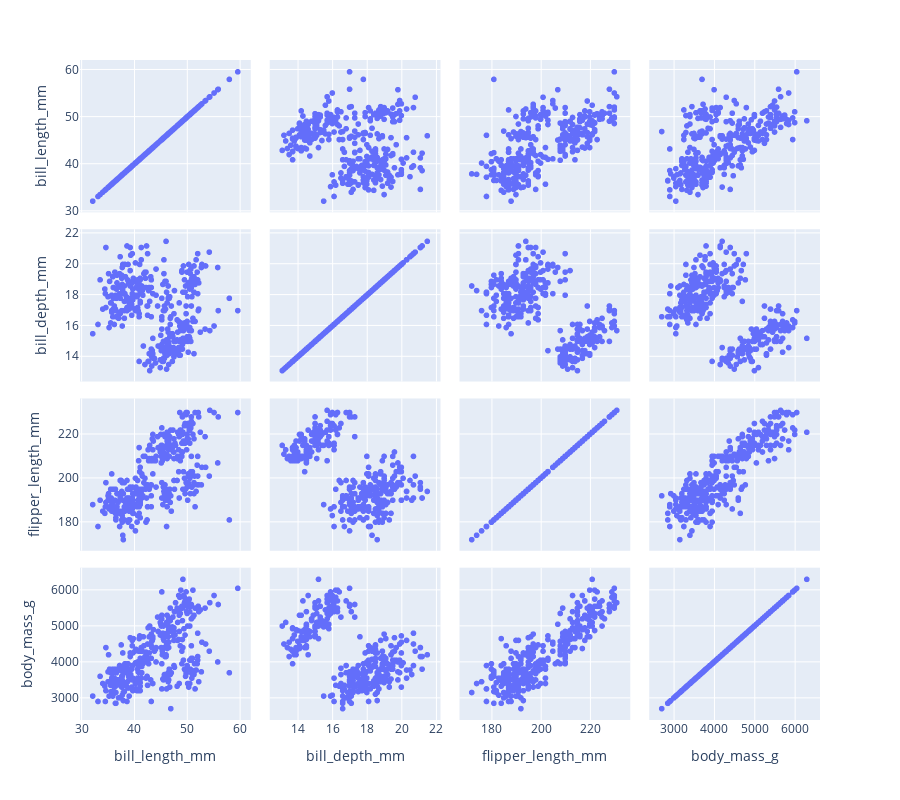

The code cell stored with this chart in its notebook:
### Code cell
fig = px.scatter_matrix(df[['bill_length_mm', 'bill_depth_mm', 'flipper_length_mm', 'body_mass_g']], height=800)
fig.show()

### Figure 1 — Plotly figure (JSON) as saved in the notebook; plotly's stock layout.template omitted (floating-point values rounded to 4 significant figures; data arrays with more than 128 entries replaced by an {"elided": "..."} marker saying what was removed)
{"data": [{"dimensions": [{"axis": {"matches": true}, "label": "bill_length_mm", "values": {"elided": "333 float values"}}, {"axis": {"matches": true}, "label": "bill_depth_mm", "values": {"elided": "333 float values"}}, {"axis": {"matches": true}, "label": "flipper_length_mm", "values": {"elided": "333 int values"}}, {"axis": {"matches": true}, "label": "body_mass_g", "values": {"elided": "333 int values"}}], "hovertemplate": "%{xaxis.title.text}=%{x}<br>%{yaxis.title.text}=%{y}<extra></extra>", "legendgroup": "", "marker": {"color": "#636efa", "symbol": "circle"}, "name": "", "showlegend": false, "type": "splom"}], "layout": {"dragmode": "select", "height": 800, "legend": {"tracegroupgap": 0}, "margin": {"t": 60}}}
